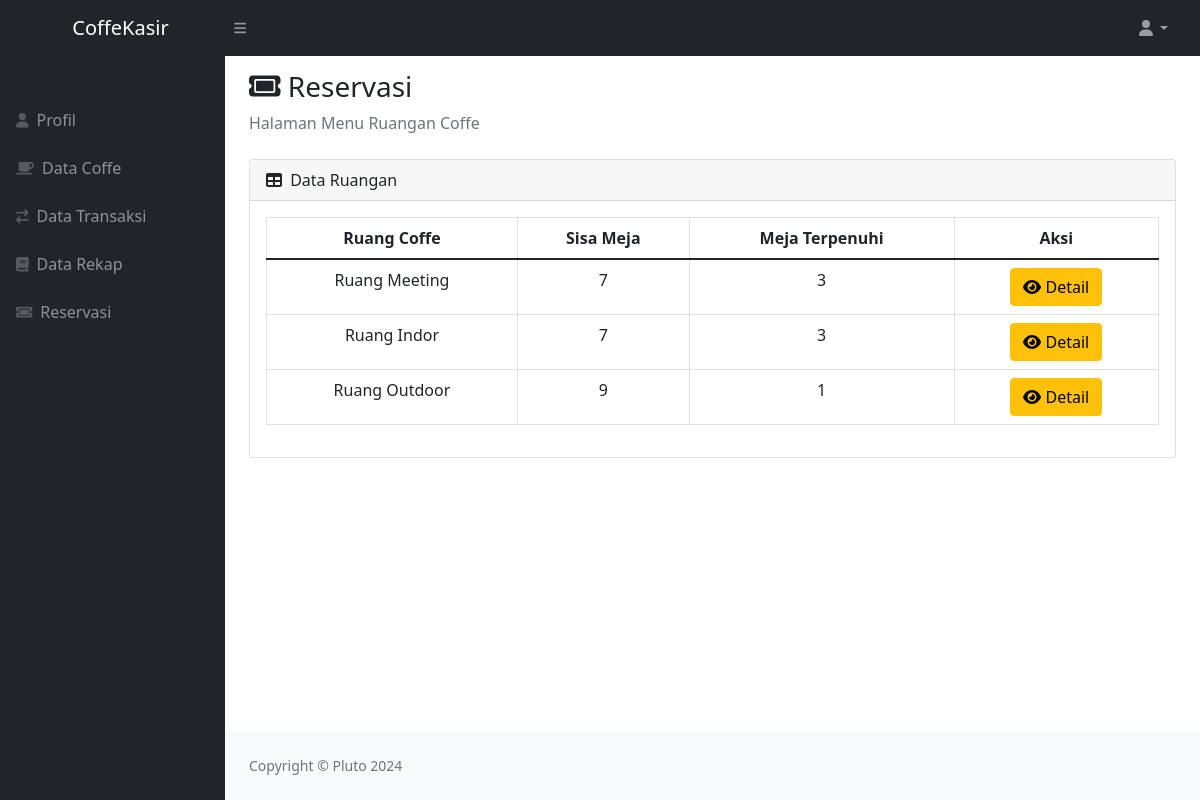
/reservasi.php (signed in), run on the app's committed database.
### tables this page shows
CREATE TABLE `ruangan` (
  `id_ruangan` int(11) NOT NULL,
  `nama_ruangan` varchar(50) NOT NULL
);

### reservasi.php (the view, shortened to what this page needs)
<?php
include("koneksi/koneksi.php");
?>
<!DOCTYPE html>
<html lang="en">
<head>
    <link href="https://cdn.jsdelivr.net/npm/bootstrap@5.0.2/dist/css/bootstrap.min.css" rel="stylesheet">
    <link href="css/styles.css" rel="stylesheet" />
</head>
<body class="sb-nav-fixed">
    <nav class="sb-topnav navbar navbar-expand navbar-dark bg-dark">
        <a class="navbar-brand ps-3 text-center" href="index.php">CoffeKasir</a>
        <button class="btn btn-link btn-sm order-1 order-lg-0 me-4 me-lg-0" id="sidebarToggle" href="#!"><i class="fas fa-bars"></i></button>
        <ul class="navbar-nav ms-auto ms-md-0 me-3 me-lg-4">
            <li class="nav-item dropdown">
                <a class="nav-link dropdown-toggle" id="navbarDropdown" href="#" role="button" data-bs-toggle="dropdown" aria-expanded="false"><i class="fas fa-user fa-fw"></i></a>
            </li>
        </ul>
    </nav>
    <div id="layoutSidenav">
        <div id="layoutSidenav_nav">
            <nav class="sb-sidenav accordion sb-sidenav-dark" id="sidenavAccordion">
                <div class="sb-sidenav-menu">
                    <div class="nav">
                        <div class="sb-sidenav-menu-heading"></div>
                        <a class="nav-link" href="profil.php">
                            <div class="sb-nav-link-icon"><i class="fas fa-user"></i></div>
                            Profil
                        </a>
                        <a class="nav-link" href="datacoffe.php">
                            <div class="sb-nav-link-icon"><i class="fas fa-coffee"></i></div>
                            Data Coffe
                        </a>
                        <a class="nav-link" href="datatransaksi.php">
                            <div class="sb-nav-link-icon"><i class="fas fa-exchange"></i></div>
                            Data Transaksi
                        </a>
                        <a class="nav-link" href="datarekap.php">
                            <div class="sb-nav-link-icon"><i class="fas fa-book"></i></div>
                            Data Rekap
                        </a>
                        <a class="nav-link" href="reservasi.php">
                            <div class="sb-nav-link-icon"><i class="fas fa-ticket"></i></div>
                            Reservasi
                        </a>
                    </div>
                </div>
            </nav>
        </div>
        <div id="layoutSidenav_content">
            <main>
                <div class="container-fluid px-4">
                    <div class="col-sm-6">
                        <h3><i class="fas fa-ticket mt-3"></i> Reservasi</h3>
                    </div>
                    <ol class="breadcrumb mb-4">
                        <li class="breadcrumb-item active">Halaman Menu Ruangan Coffe</li>
                    </ol>
                    <div class="card mb-4">
                        <div class="card-header">
                            <i class="fas fa-table me-1"></i>
                            Data Ruangan
                        </div>
                        <div class="card-body">
                            <table id="datatablesSimple" class="table table-bordered text-center">
                                <thead>
                                    <tr>
                                        <th class="text-center">Ruang Coffe</th>
                                        <th class="text-center">Sisa Meja</th>
                                        <th class="text-center">Meja Terpenuhi</th>
                                        <th class="text-center">Aksi</th>
                                    </tr>
                                </thead>
                                <tbody>
                                    <?php
                                    $sql = "SELECT r.id_ruangan, r.nama_ruangan,
                                                   (10 - COUNT(m.id_meja)) AS sisa_meja,
                                                   COUNT(m.id_meja) AS meja_terpenuhi
                                            FROM ruangan r
                                            LEFT JOIN meja m ON r.id_ruangan = m.id_ruangan
                                            GROUP BY r.id_ruangan, r.nama_ruangan";
                                    $query = mysqli_query($koneksi, $sql);
                                    while ($data = mysqli_fetch_assoc($query)) {
                                        $id_ruangan = $data['id_ruangan'];
                                        $nama_ruangan = $data['nama_ruangan'];
                                        $sisa_meja = $data['sisa_meja'];
                                        $meja_terpenuhi = $data['meja_terpenuhi'];
                                    ?>
                                        <tr>
                                            <td class="text-center"><?php echo  $nama_ruangan ?></td>
                                            <td class="text-center"><?php echo $sisa_meja; ?></td>
                                            <td class="text-center"><?php echo $meja_terpenuhi; ?></td>
                                            <td class="text-center">
                                                <a href="detailruangan.php?data=<?php echo $id_ruangan; ?>" class="btn btn-xs btn-warning"><i class="fas fa-eye"></i> Detail</a>
                                            </td>
                                        </tr>
                                    <?php
                                    }
                                    ?>
                                </tbody>
                            </table>
                        </div>
                    </div>
                </div>
            </main>
            <footer class="py-4 bg-light mt-auto">
                <div class="container-fluid px-4">
                    <div class="d-flex align-items-center justify-content-between small">
                        <div class="text-muted">Copyright &copy; Pluto 2024</div>
                    </div>
                </div>
            </footer>
        </div>
    </div>
</body>
</html>

### data on the page
ruangan: nama_ruangan "Ruang Meeting", sisa_meja "7", meja_terpenuhi "3"
ruangan: nama_ruangan "Ruang Indor", sisa_meja "7", meja_terpenuhi "3"
ruangan: nama_ruangan "Ruang Outdoor", sisa_meja "9", meja_terpenuhi "1"
